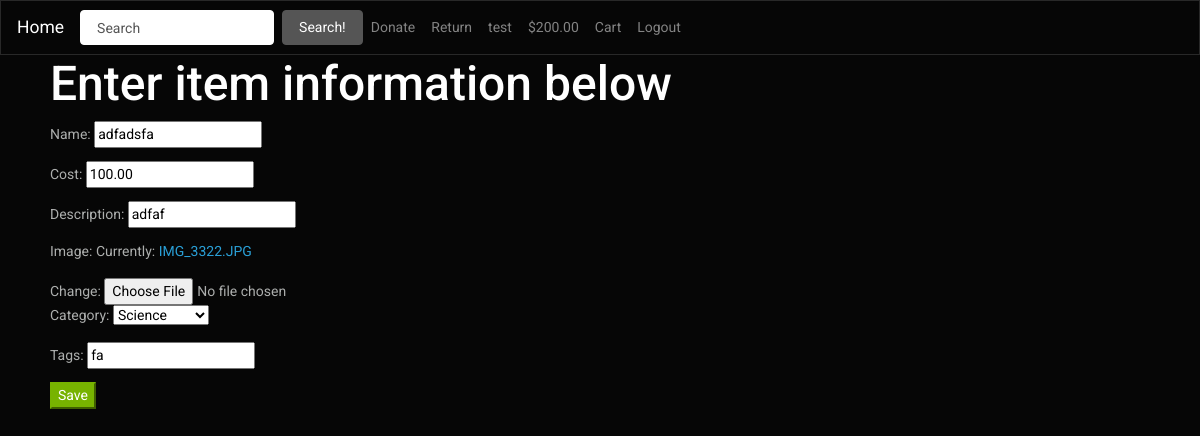
The page /homepage/4/edit/ (signed in) on the database its author committed.
### homepage/models.py (models this page shows, shortened)
class UserBalance(models.Model):
	username = models.ForeignKey(User, on_delete=models.CASCADE)
	balance = models.DecimalField(max_digits=7, decimal_places=2, default=10.00)
	class Meta:
		unique_together = ["username", "balance"]

class Items(models.Model):
	CATEGORY_CHOICES = (
		('Art', 'Art'),
		('Drama', 'Drama'),
		('Engineering', 'Engineering'),
		('Fashion', 'Fashion'),
		('Food', 'Food'),
		('Health', 'Health'),
		('Romance', 'Romance'),
		('Science', 'Science'),
		('Sports', 'Sports'),
		('Other', 'Other')
		)
	name = models.CharField(max_length=50, blank=False)
	donator = models.ForeignKey(User, on_delete=models.CASCADE)
	cost = models.DecimalField(max_digits=7, decimal_places=2, blank=False)
	description = models.CharField(max_length=300, blank=False)
	image = models.FileField(blank=False)
	borrowed = models.BooleanField(default=False)
	owner = models.CharField(max_length=50, default="")
	category = models.CharField(max_length=15, choices=CATEGORY_CHOICES, default='Other')
	tags = models.CharField(max_length=100, blank=True)

### homepage/views.py (the view, shortened to what this page needs)
# urls.py: url(r'^(?P<pk>[0-9]+)/edit/$', login_required(views.editItem.as_view()), name='edit_item'),
class editItem(UpdateView):
	model = Items
	fields = ['name', 'cost','description', 'image', 'category', 'tags']
	def get_context_data(self, *args, **kwargs):
		context = super(editItem, self).get_context_data(*args, **kwargs)
		context['balance'] = UserBalance.objects.get(username=self.request.user).balance
		return context

### templates/homepage/items_form.html (shortened to what this page needs)
{% extends 'homepage/base.html' %}
{% block main %}
<div class="page-header">
	<h2>Enter item information below</h2>
</div>
<div class="containers">
	<form method="POST" class="form-horizontal" action="" enctype="multipart/form-data">
		{% for field in form %}
			{% if field.label_tag != '<label for="id_cost">cost:</label>' %}
				<label>{{field.label_tag}}</label>
				{{field}}<br>
			{% else %}
				<label for="id_cost">cost:</label>
				<input type="number" step=".01" min=".01" required id="id_cost" name="cost"/><br><br>
			{% endif %}
		{% endfor %}
		<button type="submit" class="btn-success">Save</button>
	</form>
</div>
{% endblock %}

### templates/homepage/base.html (shortened to what this page needs)
{% load staticfiles %}
<!DOCTYPE html>
<html lang="">
<head>
	<link href="https://stackpath.bootstrapcdn.com/bootswatch/4.3.1/cyborg/bootstrap.min.css"
		rel="stylesheet"
 >
	<link rel="stylesheet" type="text/css" href="{% static 'homepage/stylesheet.css' %}" />
</head>
<body>
	<nav class="navbar navbar-expand-lg navbar-dark bg-dark">
		<a class="navbar-brand" href="{% url 'homepage:index' %}">Home</a>
		<form class="form-inline my-2 my-lg-0" role="search" method="GET" action="{% url 'homepage:search' %}">
			<input type="text" class="form-control mr-sm-2" name="q" placeholder="Search">
			<button type="submit" class="btn btn-secondary my-2 my-sm-0">Search!</button>
		</form>
		<div class="collapse navbar-collapse" id="navbarColor02">
			<ul class="navbar-nav mr-auto">
				{% if not user.is_authenticated %}
				<li class="nav-item">
					<a class="nav-link" href="{% url 'homepage:login' %}">Login</a>
				</li>
				<li class="nav-item">
					<a class="nav-link" href="{% url 'homepage:register' %}">Register</a>
				</li>
				{% else %}
				<li class="nav-item">
					<a class="nav-link" href="{% url 'homepage:add_item' %}">Donate</a>
				</li>
				<li class="nav-item">
					<a class="nav-link" href="{% url 'homepage:returnB' %}">Return</a>
				</li>
				<li class="nav-item">
					<a class="nav-link" href="{% url 'homepage:profile' %}"> {{ request.user }}</a>
				</li>
				<li class="nav-item">
					<a class="nav-link" href="{% url 'homepage:addmoneyform' %}"> &#36;{{ balance }}</a>
				</li>
				<li class="nav-item">
					<a class="nav-link" href="{% url 'homepage:cart' %}">Cart</a>
				</li>
				<li class="nav-item">
					<a class="nav-link" href="{% url 'homepage:logout' %}">Logout</a>
				</li>
				{% endif %}
			</ul>
		</div>
	</nav>
	{% block main %}
	{% endblock %}
</body>
</html>

### homepage/static/homepage/stylesheet.css (style rules this page uses)
.navbar { border-radius: 0; }
.page-header { text-align: left; padding-left: 50px }
.containers { padding-left: 50px }

### rows shown on the page
UserBalance: balance "200.00"
Items: form "adfadsfa" "100.00" "adfaf" "Science" "fa"

### other values the page prints
{{ request.user }} "test"
{{ field.label_tag }} "Name:" "Cost:" "Description:" "Image:" "Category:" "Tags:"
